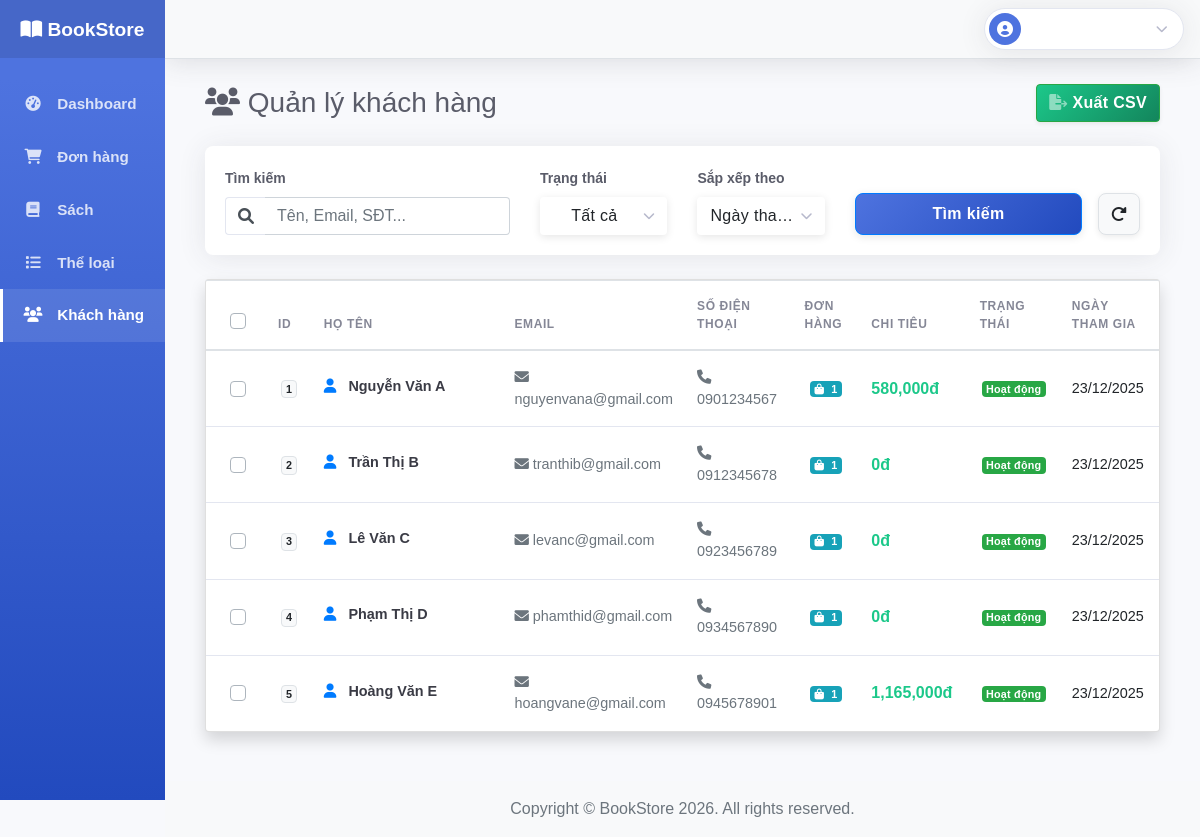
/Admin/index.php?page=customers (signed in), run on an earlier commit of the app's database.
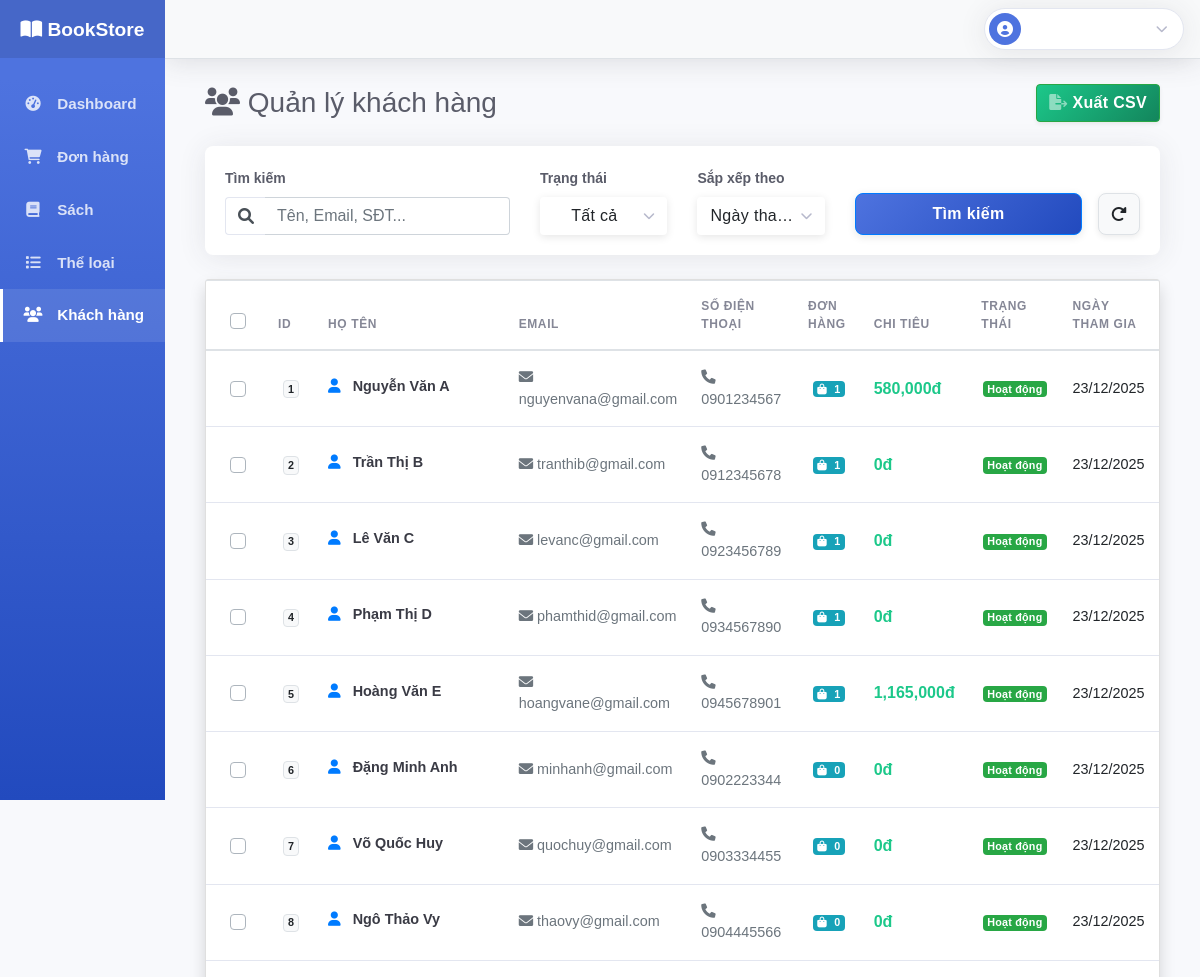
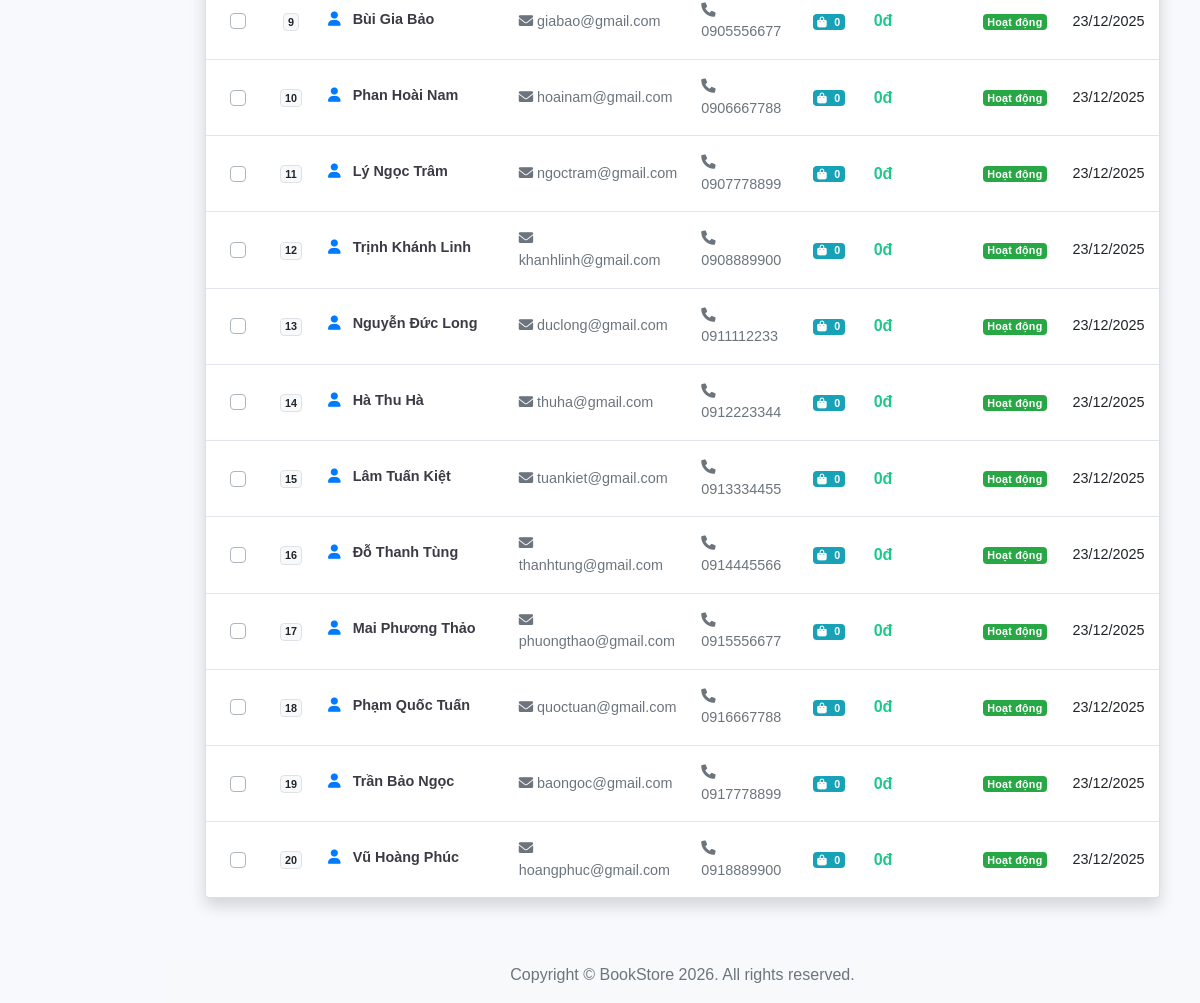
And on a later commit of the database (2 pictures, top to bottom).
### tables this page shows
CREATE TABLE khachhang (
    id_khachhang INT PRIMARY KEY AUTO_INCREMENT,
    ten_khachhang VARCHAR(100) NOT NULL,
    email VARCHAR(100) UNIQUE NOT NULL,
    password VARCHAR(255) NOT NULL,
    dien_thoai VARCHAR(15),
    dia_chi TEXT,
    ngay_sinh DATE,
    gioi_tinh ENUM('Nam', 'Nữ', 'Khác'),
    trang_thai ENUM('active', 'inactive', 'blocked') DEFAULT 'active',
    ngay_dang_ky TIMESTAMP DEFAULT CURRENT_TIMESTAMP,
    INDEX idx_email (email),
    INDEX idx_dien_thoai (dien_thoai)
);

### Admin/Controller/AdminCustomerController.php (called while the page is built, shortened)
<?php
require_once __DIR__ . '/../../Controller/BaseController.php';
require_once __DIR__ . '/../../Controller/helpers/SessionHelper.php';
class AdminCustomerController extends BaseController
{
    public function index()
    {
        try {
            $page = isset($_GET['p']) ? (int)$_GET['p'] : 1;
            $perPage = 20;
            $search = $_GET['search'] ?? '';
            $status = $_GET['status'] ?? '';
            $order = $_GET['order'] ?? 'DESC';
            $conditions = [];
            $params = [];
            $types = '';
            $whereClause = !empty($conditions) ? 'WHERE ' . implode(' AND ', $conditions) : '';
            $countQuery = "SELECT COUNT(*) as total FROM khachhang $whereClause";
            $stmt = $this->conn->prepare($countQuery);
            $stmt->execute();
            $totalCustomers = $stmt->get_result()->fetch_assoc()['total'];
            $totalPages = ceil($totalCustomers / $perPage);
            $offset = ($page - 1) * $perPage;
            $allowedSortColumns = ['ho_ten', 'email', 'ngay_dang_ky', 'ngay_cap_nhat'];
            $sortBy = $_GET['sort_by'] ?? 'ngay_dang_ky';
            $sortBy = in_array($sortBy, $allowedSortColumns) ? $sortBy : 'ngay_dang_ky';
            $order = strtoupper($order) === 'ASC' ? 'ASC' : 'DESC';
            $query = "SELECT k.id_khachhang AS ma_khach_hang, k.ten_khachhang AS ho_ten, k.email, k.dien_thoai AS so_dien_thoai,
                           k.trang_thai, k.ngay_dang_ky AS ngay_tao,
                           (SELECT COUNT(*) FROM hoadon d WHERE d.id_khachhang = k.id_khachhang) as order_count,
                           (SELECT COALESCE(SUM(d.tong_tien), 0) FROM hoadon d WHERE d.id_khachhang = k.id_khachhang AND d.trang_thai = 'completed') as total_spent
                     FROM khachhang k
                     $whereClause
                     ORDER BY k.$sortBy $order
                     LIMIT ? OFFSET ?";
            $stmt = $this->conn->prepare($query);
            $params[] = $perPage;
            $params[] = $offset;
            $types .= 'ii';
            $stmt->bind_param($types, ...$params);
            $stmt->execute();
            $result = $stmt->get_result();
            $customers = [];
            while ($row = $result->fetch_assoc()) {
                $customers[] = $row;
            }
            $statuses = ['active' => 'Hoạt động', 'inactive' => 'Không hoạt động', 'banned' => 'Bị khóa'];
            return [
                'customers' => $customers,
                'statuses' => $statuses,
                'pagination' => [
                    'current_page' => $page,
                    'total_pages' => $totalPages,
                    'total_items' => $totalCustomers,
                    'per_page' => $perPage
                ],
                'filters' => [
                    'search' => $search,
                    'status' => $status,
                    'sort_by' => $sortBy,
                    'order' => $order
                ],
                'csrf_token' => SessionHelper::generateCSRFToken()
            ];
        } catch (Exception $e) {
            error_log("Error in AdminCustomerController::index: " . $e->getMessage());
            SessionHelper::setFlash('error', 'Lỗi: ' . $e->getMessage());
            return [
                'customers' => [],
                'statuses' => [],
                'pagination' => [
                    'current_page' => 1,
                    'total_pages' => 0,
                    'total_items' => 0,
                    'per_page' => 20
                ],
                'filters' => [
                    'search' => '',
                    'status' => '',
                    'sort_by' => 'ngay_tao',
                    'order' => 'DESC'
                ],
                'csrf_token' => ''
            ];
        }
    }
}

### Controller/BaseController.php (called while the page is built, shortened)
<?php
abstract class BaseController {
    public function __construct($conn) {
        $this->conn = $conn;
    }
}

### Controller/helpers/SessionHelper.php (called while the page is built, shortened)
<?php
class SessionHelper {
    private static $sessionStarted = false;
    public static function start() {
        if (self::$sessionStarted) {
            return true;
        }
        if (session_status() === PHP_SESSION_NONE) {
            self::$sessionStarted = true;
        }
        return true;
    }
    public static function isAdminLoggedIn() {
        return isset($_SESSION['admin_id']) && !empty($_SESSION['admin_id']);
    }
}

### Admin/View/customers/index.php (the view, shortened to what the changed rows need)
<div class="container-fluid">
    <div class="d-sm-flex align-items-center justify-content-between mb-4">
        <h1 class="h3 mb-0 text-gray-800">
            <i class="fas fa-users"></i> Quản lý khách hàng
        </h1>
    </div>
    <div class="card shadow mb-4">
        <div class="card-body p-0">
            <div class="table-responsive">
                <form id="bulk-action-form" action="index.php?page=customer_bulk_delete" method="POST">
                    <table class="table table-custom table-hover mb-0" id="dataTable" width="100%" cellspacing="0">
                        <thead>
                            <tr>
                                <th style="width: 40px" class="text-center pl-4">
                                    <div class="custom-control custom-checkbox">
                                    </div>
                                </th>
                                <th style="width: 80px">ID</th>
                                <th style="width: 20%">Họ tên</th>
                                <th>Email</th>
                                <th style="width: 130px">Số điện thoại</th>
                                <th style="width: 100px">Đơn hàng</th>
                                <th style="width: 130px">Chi tiêu</th>
                                <th style="width: 120px">Trạng thái</th>
                                <th style="width: 120px">Ngày tham gia</th>
                            </tr>
                        </thead>
                        <tbody>
                            <?php if (!empty($customers)): ?>
                                <?php foreach ($customers as $customer): ?>
                                    <tr class="clickable-row" data-href="index.php?page=customer_detail&id=<?php echo $customer['ma_khach_hang']; ?>">
                                        <td class="text-center align-middle pl-4 no-click">
                                            <div class="custom-control custom-checkbox">
                                            </div>
                                        </td>
                                        <td class="align-middle text-center">
                                            <span class="badge badge-light border"><?php echo $customer['ma_khach_hang']; ?></span>
                                        </td>
                                        <td class="align-middle">
                                            <div class="book-title">
                                                <i class="fas fa-user text-primary mr-2"></i>
                                                <?php echo htmlspecialchars($customer['ho_ten']); ?>
                                            </div>
                                        </td>
                                        <td class="align-middle">
                                            <span class="text-muted"><i class="fas fa-envelope mr-1 text-gray-400"></i><?php echo htmlspecialchars($customer['email']); ?></span>
                                        </td>
                                        <td class="align-middle">
                                            <span class="text-muted"><i class="fas fa-phone mr-1 text-gray-400"></i><?php echo htmlspecialchars($customer['so_dien_thoai']); ?></span>
                                        </td>
                                        <td class="align-middle text-center">
                                            <span class="badge badge-pill-custom badge-info">
                                                <i class="fas fa-shopping-bag mr-1"></i>
                                                <?php echo $customer['order_count']; ?>
                                            </span>
                                        </td>
                                        <td class="align-middle">
                                            <span class="price-tag"><?php echo number_format($customer['total_spent']); ?>đ</span>
                                        </td>
                                        <td class="align-middle text-center">
                                            <?php
                                            $statusClass = '';
                                            switch ($customer['trang_thai']) {
                                                case 'active':
                                                    $statusClass = 'badge-success';
                                                    break;
                                            }
                                            $statusLabel = $statuses[$customer['trang_thai']] ?? $customer['trang_thai'];
                                            ?>
                                            <span class="badge badge-pill-custom <?php echo $statusClass; ?>"><?php echo htmlspecialchars($statusLabel); ?></span>
                                        </td>
                                        <td class="align-middle"><?php echo date('d/m/Y', strtotime($customer['ngay_tao'])); ?></td>
                                    </tr>
                                <?php endforeach; ?>
                            <?php endif; ?>
                        </tbody>
                    </table>
                </form>
            </div>
        </div>
    </div>
</div>

What changed in the data, as far as the page shows it:
added khachhang: id_khachhang "6", ten_khachhang "Đặng Minh Anh", email "minhanh@gmail.com", dien_thoai "0902223344", order_count "0", total_spent "0", trang_thai "Hoạt động", ngay_dang_ky "23/12/2025"
added khachhang: id_khachhang "7", ten_khachhang "Võ Quốc Huy", email "quochuy@gmail.com", dien_thoai "0903334455", order_count "0", total_spent "0", trang_thai "Hoạt động", ngay_dang_ky "23/12/2025"
added khachhang: id_khachhang "8", ten_khachhang "Ngô Thảo Vy", email "thaovy@gmail.com", dien_thoai "0904445566", order_count "0", total_spent "0", trang_thai "Hoạt động", ngay_dang_ky "23/12/2025"
added khachhang: id_khachhang "9", ten_khachhang "Bùi Gia Bảo", email "giabao@gmail.com", dien_thoai "0905556677", order_count "0", total_spent "0", trang_thai "Hoạt động", ngay_dang_ky "23/12/2025"
added khachhang: id_khachhang "10", ten_khachhang "Phan Hoài Nam", email "hoainam@gmail.com", dien_thoai "0906667788", order_count "0", total_spent "0", trang_thai "Hoạt động", ngay_dang_ky "23/12/2025"
added khachhang: id_khachhang "11", ten_khachhang "Lý Ngọc Trâm", email "ngoctram@gmail.com", dien_thoai "0907778899", order_count "0", total_spent "0", trang_thai "Hoạt động", ngay_dang_ky "23/12/2025"
added khachhang: id_khachhang "12", ten_khachhang "Trịnh Khánh Linh", email "khanhlinh@gmail.com", dien_thoai "0908889900", order_count "0", total_spent "0", trang_thai "Hoạt động", ngay_dang_ky "23/12/2025"
added khachhang: id_khachhang "13", ten_khachhang "Nguyễn Đức Long", email "duclong@gmail.com", dien_thoai "0911112233", order_count "0", total_spent "0", trang_thai "Hoạt động", ngay_dang_ky "23/12/2025"
added khachhang: id_khachhang "14", ten_khachhang "Hà Thu Hà", email "thuha@gmail.com", dien_thoai "0912223344", order_count "0", total_spent "0", trang_thai "Hoạt động", ngay_dang_ky "23/12/2025"
added khachhang: id_khachhang "15", ten_khachhang "Lâm Tuấn Kiệt", email "tuankiet@gmail.com", dien_thoai "0913334455", order_count "0", total_spent "0", trang_thai "Hoạt động", ngay_dang_ky "23/12/2025"
added khachhang: id_khachhang "16", ten_khachhang "Đỗ Thanh Tùng", email "thanhtung@gmail.com", dien_thoai "0914445566", order_count "0", total_spent "0", trang_thai "Hoạt động", ngay_dang_ky "23/12/2025"
added khachhang: id_khachhang "17", ten_khachhang "Mai Phương Thảo", email "phuongthao@gmail.com", dien_thoai "0915556677", order_count "0", total_spent "0", trang_thai "Hoạt động", ngay_dang_ky "23/12/2025"
added khachhang: id_khachhang "18", ten_khachhang "Phạm Quốc Tuấn", email "quoctuan@gmail.com", dien_thoai "0916667788", order_count "0", total_spent "0", trang_thai "Hoạt động", ngay_dang_ky "23/12/2025"
added khachhang: id_khachhang "19", ten_khachhang "Trần Bảo Ngọc", email "baongoc@gmail.com", dien_thoai "0917778899", order_count "0", total_spent "0", trang_thai "Hoạt động", ngay_dang_ky "23/12/2025"
added khachhang: id_khachhang "20", ten_khachhang "Vũ Hoàng Phúc", email "hoangphuc@gmail.com", dien_thoai "0918889900", order_count "0", total_spent "0", trang_thai "Hoạt động", ngay_dang_ky "23/12/2025"
